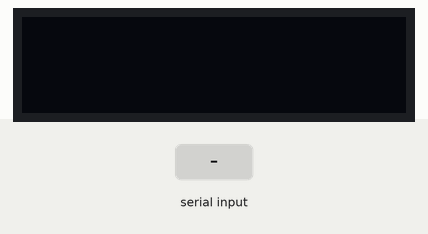
A sketch run on a simulated Arduino Uno, built with avr-gcc and run on an emulated ATmega328P. Parts: 32×128 one-colour display. Inputs (shaded band) come from the test bench.

Above: at 1.2 s.
1.3 s: "90,45\n" received over Serial
At 2.2 s:
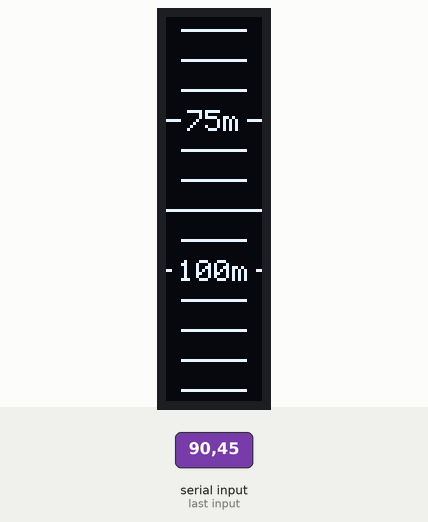
2.8 s: "30,150\n" received over Serial
At 3.4 s:
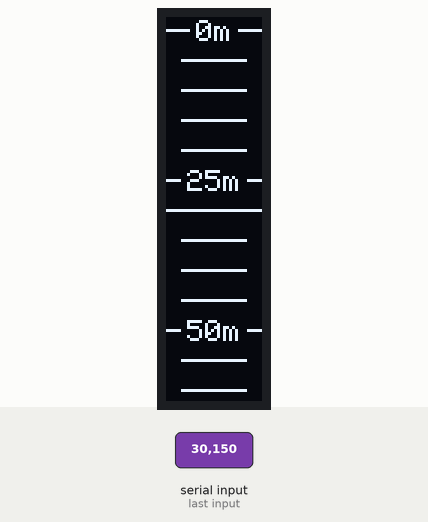
Timing chart, 0 to 5.8 s (numbered marks = the images above; inputs shaded):
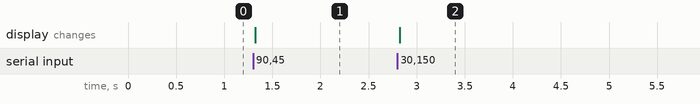

Measured:
- after the input at 1.3 s, the display: changes at once (image 1)
- after the input at 2.8 s, the display: changes at once (image 2)

The sketch:

EnginesDisplayTest.ino
```cpp
#include <SPI.h>
#include <Wire.h>
#include <Adafruit_GFX.h>
#include <Adafruit_SSD1306.h>


/* Display setup */
#define SCREEN_HEIGHT   128
#define SCREEN_WIDTH    32
#define OLED_RESET      -1
#define SCREEN_ADDRESS  0x3C
Adafruit_SSD1306 display(SCREEN_HEIGHT, SCREEN_WIDTH, &Wire, OLED_RESET);

#define CHAR_WIDTH      6   // Width of chars in pixels + 1 pixel space
#define CHAR_HEIGHT     7   // Height of chars in pixels


/* Display variables */
const byte H_LINE_GAP = 10;       // Pixel gap between each H line
const byte H_LINE_MARGIN = 5;     // Pixel margin on each side of an intermediate H line
const byte H_LINE_WIDTH = SCREEN_WIDTH-(2*H_LINE_MARGIN); // Pixel width of an intermediate H line

const byte H_LINE_VALUE = 5;      // Depth value of each H line
const byte PRINT_GAP = 25;        // Gap between each printed depth value
const byte V_PIXEL_VALUE = H_LINE_GAP / H_LINE_VALUE; // Value of each pixel, measured vertically

const byte NUM_MARGIN = 2;        // Pixel margin on each side of a printed number


/* Serial Communication*/
#define DELIMETER '\n'
char received[10];
byte length = 0;


void setup() {
  Serial.begin(9600);

  // SSD1306_SWITCHCAPVCC = generate display voltage from 3.3V internally
  if(!display.begin(SSD1306_SWITCHCAPVCC, SCREEN_ADDRESS)) {
    Serial.println(F("SSD1306 allocation failed"));
    for(;;); // Don't proceed, loop forever
  }

  display.clearDisplay();
  display.setRotation(3);   // Set display to vertical
  display.setTextSize(1);
  display.setTextColor(SSD1306_WHITE);
}

void loop() {
  while (Serial.available() > 0) {
    char rc = Serial.read();
    if (rc != DELIMETER) received[length++] = rc;
    else {
      // Full message received
      updateDisplay(received, length);
      memset(received, 0, sizeof(received));
      length = 0;
    }
  }
}

void updateDisplay(char* received, byte length) {
  // Calculate value from input
  const uint16_t value = atoi(received);

  // Calculate adjustment to nearest line (set current values to nearest line below)
  int remainder = value % H_LINE_VALUE;
  int currentVal = value - remainder;
  int yOffset = (SCREEN_HEIGHT/2) - (remainder*V_PIXEL_VALUE);

  // Calculate value and position of top line
  for(yOffset; yOffset > 0; yOffset -= H_LINE_GAP) {
    if(currentVal - H_LINE_VALUE >= 0) {
      currentVal -= H_LINE_VALUE;
    } else {
      break;
    }
  }

  // Clear previous display buffer
  display.clearDisplay();

  // Draw centre line
  display.writeFastHLine(0, SCREEN_HEIGHT/2, SCREEN_WIDTH, SSD1306_WHITE);

  // Calculate next line to print the value
  int nextPrint = 0;
  if(currentVal > 0) {
    nextPrint = currentVal + (PRINT_GAP - (currentVal % PRINT_GAP));
  }
  char message[10];

  // Print horizontal lines and values
  for(yOffset; yOffset <= SCREEN_HEIGHT; yOffset += H_LINE_GAP) {
    if(currentVal < nextPrint) {
      // Draw next horizontal line
      display.writeFastHLine(H_LINE_MARGIN, yOffset, H_LINE_WIDTH, SSD1306_WHITE);
    }
    else {
      // Calculate text to print based on value
      sprintf(message, "%um", currentVal);
      length = strlen(message);

      // Print text, centred on H line
      byte offsetX = charOffsetX(length);
      display.setCursor(offsetX, charOffsetY(yOffset));
      display.print(message);

      // Draw H line on both sides of text
      display.writeFastHLine(0,
        yOffset, offsetX-NUM_MARGIN, SSD1306_WHITE);
      display.writeFastHLine((SCREEN_WIDTH-offsetX)+NUM_MARGIN,
        yOffset, offsetX-NUM_MARGIN, SSD1306_WHITE);
      nextPrint = currentVal + PRINT_GAP;
    }

    currentVal += H_LINE_VALUE;
  }

  // Update display
  display.display();
}

byte charOffsetX(byte numOfChars) {
  return (display.width()/2) - (numOfChars*CHAR_WIDTH)/2;
}

byte charOffsetY(byte centre) {
  return (centre - (CHAR_HEIGHT-1)/2);
}
```
